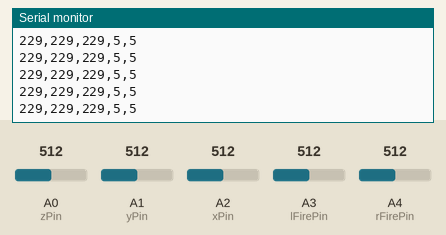
The sketch below on a simulated Arduino Uno, built with avr-gcc and run on an emulated ATmega328P. Shown: the last lines printed to the serial monitor. The inputs (shaded band) are chosen by the test bench; at power-on: A2 (xPin) = 512, A0 (zPin) = 512, A1 (yPin) = 512, A3 (lFirePin) = 512, A4 (rFirePin) = 512.

Above: at 4.2 s.
4.3 s: A2 (xPin) set to 428
At 4.47 s:
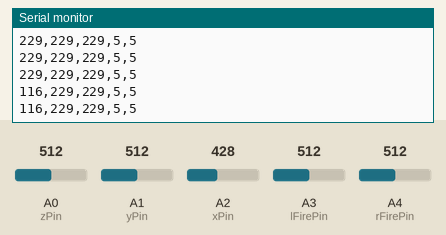
7.3 s: A2 (xPin) set to 404
At 7.3 s:
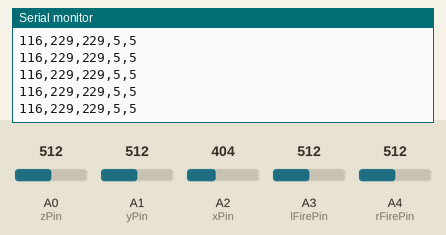
Timing chart, 0 to 10.3 s (numbered marks = the images above; inputs shaded):
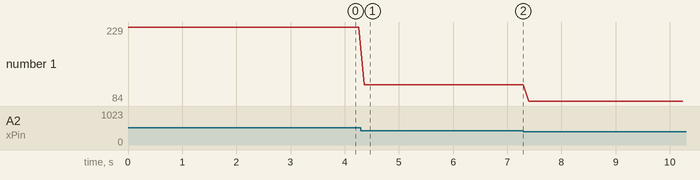

The sketch:

spaceBlastSerial.ino
```cpp
// (licence header left out)
//Analog read pins
const int xPin = 2;
const int yPin = 1;
const int zPin = 0;
const int lFirePin = 3;
const int rFirePin = 4;

//The minimum and maximum values that came from
//the accelerometer while standing still
//You very well may need to change these
int minVal = 274;
int maxVal = 408;


//to hold the caculated values
double x;
double y;
double z;

void setup(){
  Serial.begin(9600);
}

void loop(){

  //read the analog values from the accelerometer
  int xRead = analogRead(xPin);
  int yRead = analogRead(yPin);
  int zRead = analogRead(zPin);
  int lFireRead = analogRead(lFirePin);
  int rFireRead = analogRead(rFirePin);


  //convert read values to degrees -90 to 90 - Needed for atan2
  int xAng = map(xRead, minVal, maxVal, -90, 90);
  int yAng = map(yRead, minVal, maxVal, -90, 90);
  int zAng = map(zRead, minVal, maxVal, -90, 90);

  int lFireRate = (1024 - lFireRead)/100;
  int rFireRate = (1024 - rFireRead)/100;

  //Caculate 360deg values like so: atan2(-yAng, -zAng)
  //atan2 outputs the value of -π to π (radians)
  //We are then converting the radians to degrees
  /*x = RAD_TO_DEG * (atan2(-yAng, -zAng) + PI);
  y = RAD_TO_DEG * (atan2(-xAng, -zAng) + PI);
  z = RAD_TO_DEG * (atan2(-yAng, -xAng) + PI);*/

  //Output the caculations
  Serial.print(xAng);
  Serial.print(",");
  Serial.print(yAng);
  Serial.print(",");
  Serial.print(zAng);
  Serial.print(",");
  Serial.print(lFireRate);
  Serial.print(",");
  Serial.println(rFireRate);


  delay(100);//just here to slow down the serial output - Easier to read
}
```

Measured:
- after the input at 4.3 s, the serial monitor: prints a new line after 0.06 s (image 1)
- plotted number 1: 229 → 116 after the input at 4.3 s, 116 → 84 after the input at 7.3 s
